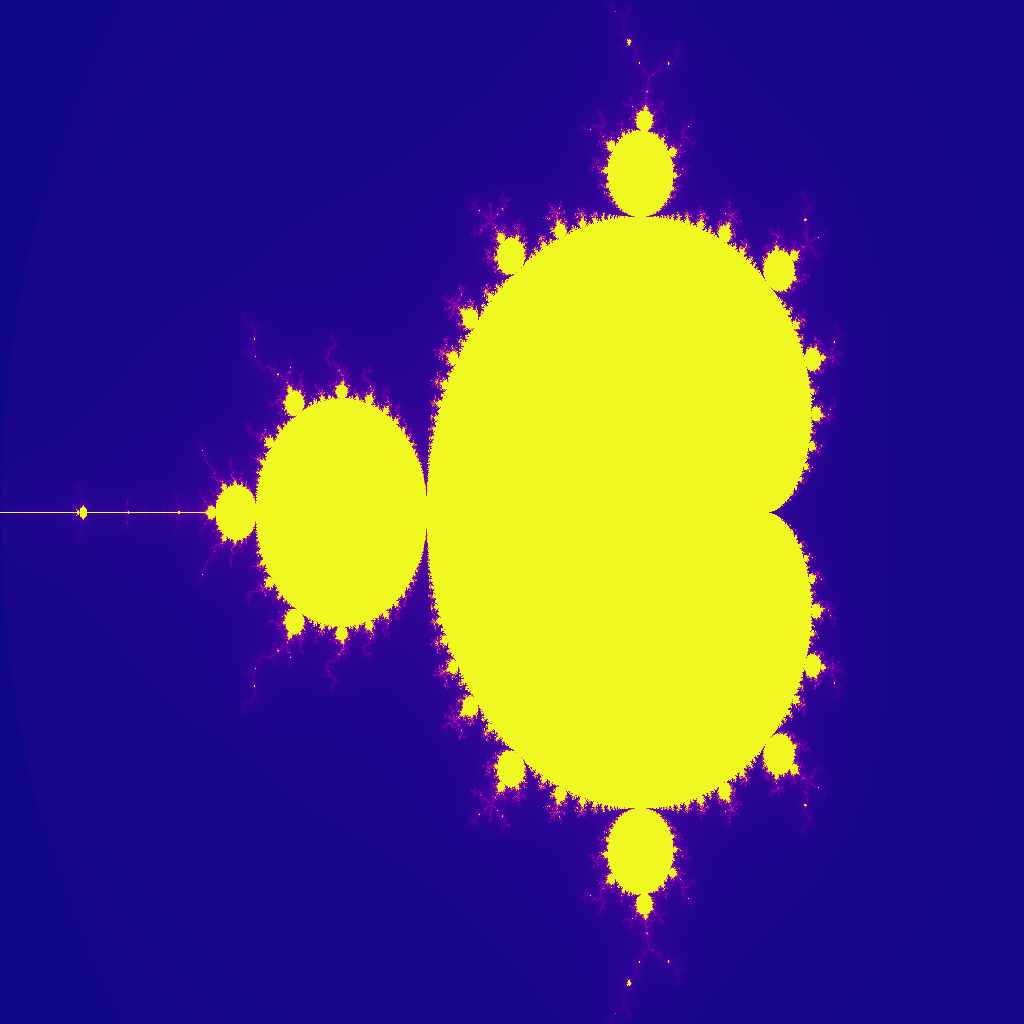

The Python source for this figure:
# mandelbrot_ms.py (Estratégia Mestre-Escravo Corrigida)
import numpy as np
from dataclasses import dataclass
from PIL import Image
from math import log
from time import time
import matplotlib.cm
from mpi4py import MPI
import sys

# --- CLASSE MANDELBROT (Idêntica ao mandelbrot_vec.py para garantir a imagem correta) ---
@dataclass
class MandelbrotSet:
    max_iterations: int
    escape_radius:  float = 2.0

    def __contains__(self, c: complex) -> bool:
        return self.stability(c) == 1

    def convergence(self, c: np.ndarray, smooth=False, clamp=True) -> np.ndarray:
        value = self.count_iterations(c, smooth)/self.max_iterations
        return np.maximum(0.0, np.minimum(value, 1.0)) if clamp else value

    def count_iterations(self, c: np.ndarray,  smooth=False) -> np.ndarray:
        z:    np.ndarray
        iter: np.ndarray

        # 1. Zona de convergência conhecida (otimização inicial)
        iter = self.max_iterations * np.ones(c.shape, dtype=np.double)
        mask = (np.abs(c) >= 0.25) | (np.abs(c+1.) >= 0.25)

        # 2. Iteração vetorizada
        z = np.zeros(c.shape, dtype=np.complex128)
        for it in range(self.max_iterations):
            # Apenas calcula para quem ainda está no conjunto (mask)
            z[mask] = z[mask]*z[mask] + c[mask]
            
            # Verifica quem divergiu agora
            has_diverged = np.abs(z) > self.escape_radius
            
            if has_diverged.size > 0:
                # Atualiza contagem para os que divergiram
                # Nota: precisamos atualizar iter apenas onde mask é True E divergiu
                now_diverged_mask = mask & has_diverged
                iter[now_diverged_mask] = it
                
                # Remove os divergentes da máscara de cálculo
                mask = mask & ~has_diverged
            
            # Se ninguém mais precisar ser calculado, para
            if not np.any(mask): 
                break
        
        # Suavização (Smooth coloring)
        if smooth:
            # Recalcula quem divergiu para aplicar o log
            has_diverged = np.abs(z) > 2
            if np.any(has_diverged):
                iter[has_diverged] += 1 - np.log(np.log(np.abs(z[has_diverged])))/log(2)
        
        return iter

# --- CONFIGURAÇÃO MPI ---
comm = MPI.COMM_WORLD
rank = comm.Get_rank()
size = comm.Get_size()
status = MPI.Status()

# Tags para controlar a comunicação
TAG_WORK = 1
TAG_RESULT = 2
TAG_DIE = 3

# --- PARÂMETROS DO PROBLEMA ---
width, height = 1024, 1024
max_iterations = 200
# Escalas idênticas ao original para garantir o enquadramento
scaleX = 3./width
scaleY = 2.25/height

mandelbrot_set = MandelbrotSet(max_iterations=max_iterations, escape_radius=2.)

# --- LÓGICA MESTRE-ESCRAVO ---

if rank == 0:
    # === MESTRE ===
    
    if size < 2:
        print("ERRO: O modo Mestre-Escravo precisa de pelo menos 2 processos (1 Mestre + 1 Escravo).")
        print("Execute com: mpiexec -n 2 (ou mais) python mandelbrot_ms.py")
        sys.exit(1)

    deb = time()
    # Inicializa matriz vazia. Se o cálculo falhar, isso vira "ruído" na imagem.
    convergence = np.empty((width, height), dtype=np.double)
    
    # Lista de todas as linhas (trabalhos) a fazer
    rows_to_compute = list(range(height))
    active_workers = 0
    
    print(f"Mestre iniciado. Distribuindo {height} linhas para {size-1} escravos...")

    # 1. Distribuição Inicial: Enche os escravos com a primeira tarefa
    for worker_rank in range(1, size):
        if rows_to_compute:
            row = rows_to_compute.pop(0)
            comm.send(row, dest=worker_rank, tag=TAG_WORK)
            active_workers += 1
        else:
            comm.send(None, dest=worker_rank, tag=TAG_DIE)

    # 2. Loop de Gestão: Recebe resultado -> Envia nova tarefa
    processed_count = 0
    while active_workers > 0:
        # Recebe (linha, dados) de QUALQUER escravo livre
        data = comm.recv(source=MPI.ANY_SOURCE, tag=TAG_RESULT, status=status)
        source_rank = status.Get_source()
        
        row_idx, row_data = data
        
        # Salva o resultado na coluna correta da matriz
        # Nota: No mandelbrot_vec.py, convergence é (width, height) e preenchemos convergence[:, y]
        convergence[:, row_idx] = row_data
        
        processed_count += 1
        
        # Se ainda tem linha para calcular, manda para este escravo
        if rows_to_compute:
            next_row = rows_to_compute.pop(0)
            comm.send(next_row, dest=source_rank, tag=TAG_WORK)
        else:
            # Sem trabalho? Dispensa o escravo.
            comm.send(None, dest=source_rank, tag=TAG_DIE)
            active_workers -= 1

    fin = time()
    print(f"Cálculo finalizado em {fin-deb:.4f} s.")
    
    # Geração da Imagem (Idêntico ao original)
    deb_img = time()
    # Transposta (.T) é necessária porque o array é (width, height) mas a imagem espera (height, width)
    image = Image.fromarray(np.uint8(matplotlib.cm.plasma(convergence.T)*255))
    fin_img = time()
    print(f"Imagem gerada em {fin_img-deb_img:.4f} s.")
    
    image.save("mandelbrot_ms.png")
    # image.show()

else:
    # === ESCRAVO ===
    while True:
        # Fica esperando ordem do mestre
        row = comm.recv(source=0, tag=MPI.ANY_TAG, status=status)
        tag = status.Get_tag()
        
        if tag == TAG_DIE:
            break # Encerra o processo
        
        if tag == TAG_WORK:
            # Calcula a linha solicitada
            y = row
            # Cria o vetor de complexos para esta linha (y fixo, x varia)
            c = np.array([complex(-2. + scaleX*x, -1.125 + scaleY * y) for x in range(width)])
            
            # Executa o cálculo pesado
            row_data = mandelbrot_set.convergence(c, smooth=True)
            
            # Devolve o resultado: (índice da linha, array de dados)
            comm.send((y, row_data), dest=0, tag=TAG_RESULT)